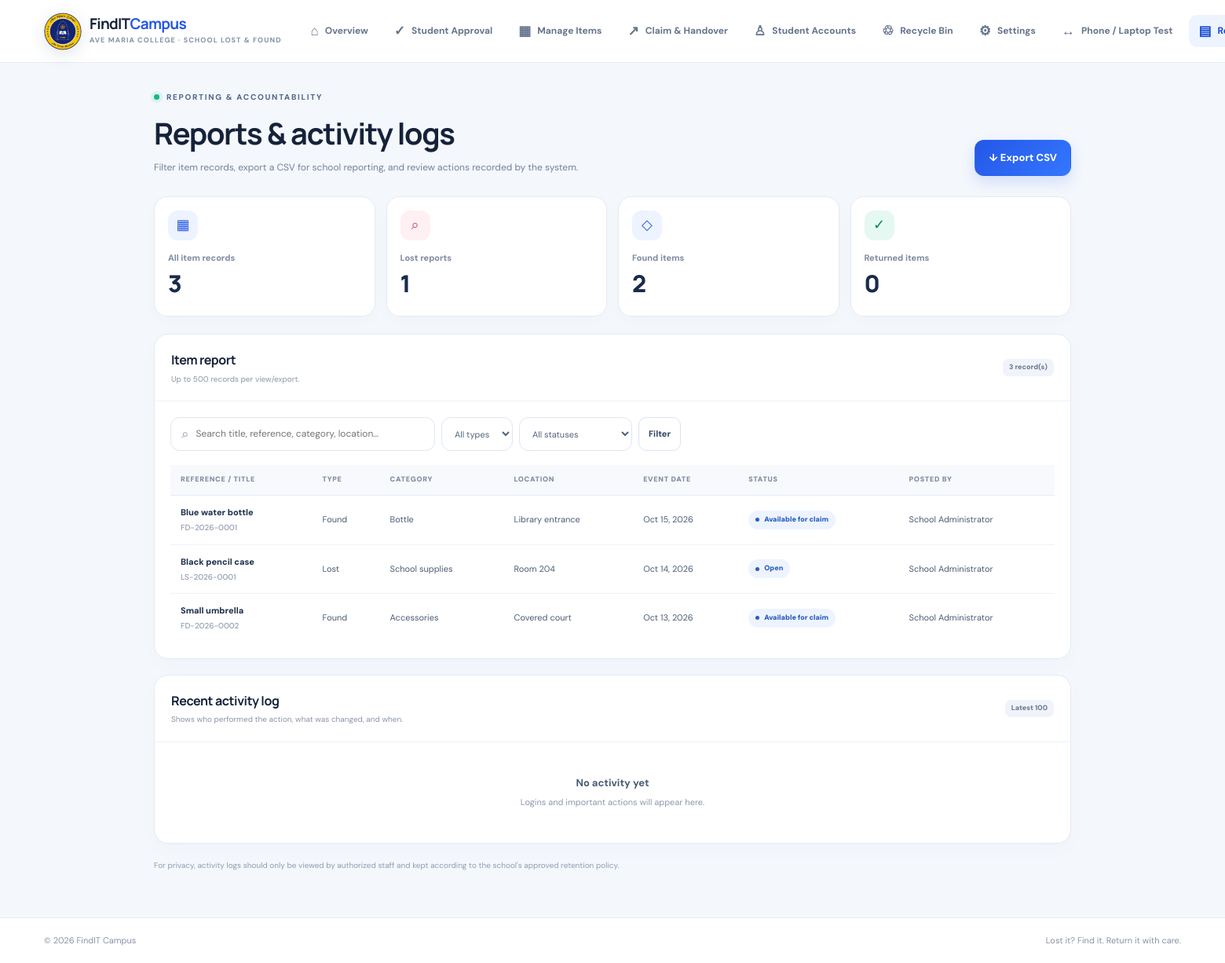
Before: /reports.php (signed in) with the older database file.
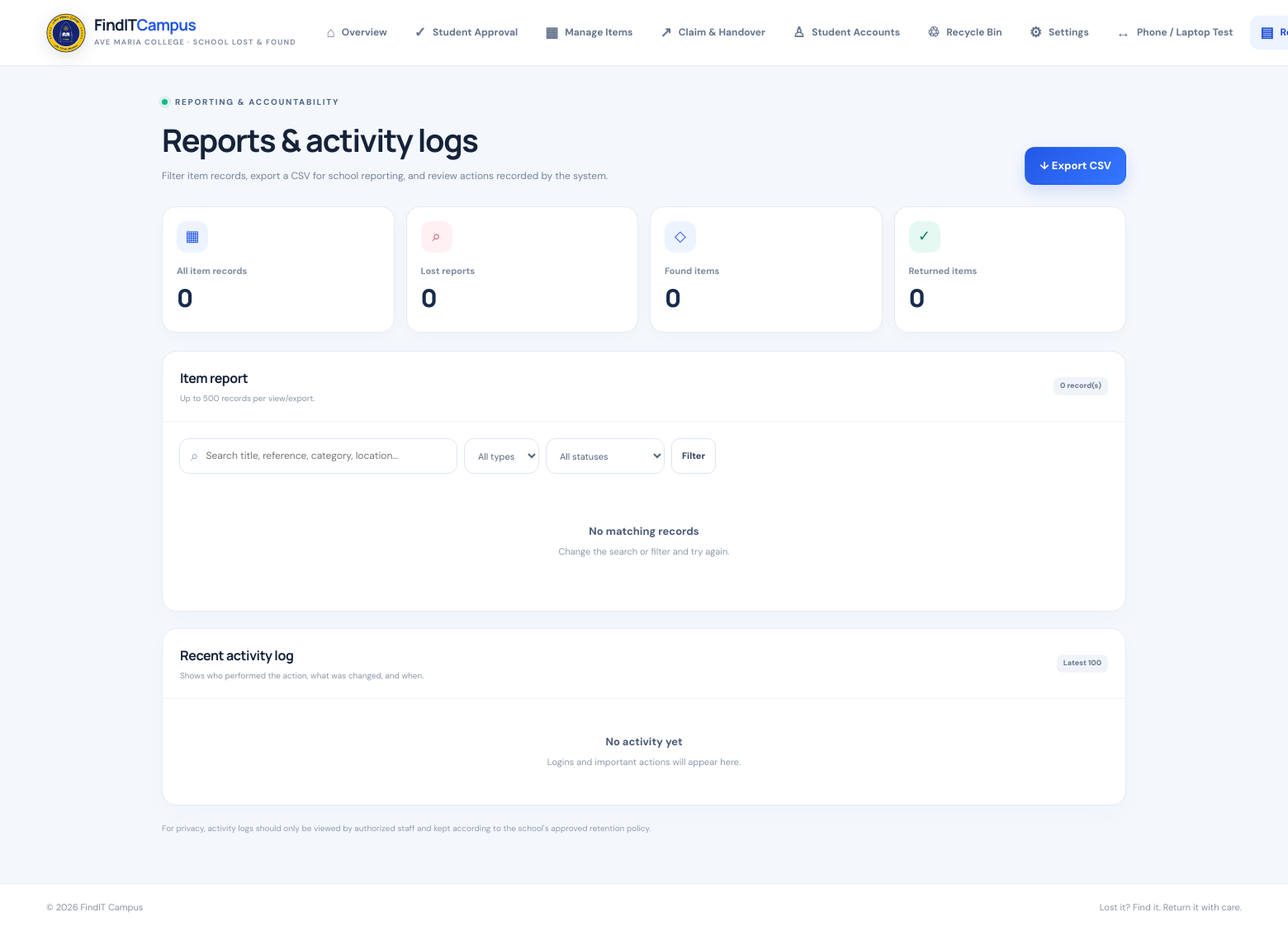
After: the same page with the newer database file.
### tables this page shows
CREATE TABLE IF NOT EXISTS items (
  id BIGINT UNSIGNED NOT NULL AUTO_INCREMENT,
  reference_code VARCHAR(32) NOT NULL UNIQUE,
  item_type ENUM('lost','found') NOT NULL,
  title VARCHAR(150) NOT NULL,
  description TEXT NOT NULL,
  category VARCHAR(80) NOT NULL,
  location_found_or_lost VARCHAR(160) NOT NULL,
  event_date DATE NOT NULL,
  image_path VARCHAR(255) NULL,
  status VARCHAR(40) NOT NULL DEFAULT 'open',
  created_by BIGINT UNSIGNED NOT NULL,
  created_at DATETIME NOT NULL DEFAULT CURRENT_TIMESTAMP,
  updated_at DATETIME NOT NULL DEFAULT CURRENT_TIMESTAMP ON UPDATE CURRENT_TIMESTAMP,
  PRIMARY KEY (id),
  KEY idx_items_type_status (item_type, status),
  KEY idx_items_category (category),
  KEY idx_items_event_date (event_date),
  CONSTRAINT fk_items_creator FOREIGN KEY (created_by) REFERENCES users(id) ON DELETE RESTRICT
);

CREATE TABLE IF NOT EXISTS users (
  id BIGINT UNSIGNED NOT NULL AUTO_INCREMENT,
  username VARCHAR(60) NULL UNIQUE,
  student_id VARCHAR(80) NULL UNIQUE,
  full_name VARCHAR(160) NOT NULL,
  program VARCHAR(120) NULL,
  year_level VARCHAR(20) NULL,
  password_hash VARCHAR(255) NOT NULL,
  role ENUM('admin','student') NOT NULL DEFAULT 'student',
  status ENUM('pending','approved','rejected','correction_required') NOT NULL DEFAULT 'pending',
  id_photo_path VARCHAR(255) NULL,
  selfie_photo_path VARCHAR(255) NULL,
  review_note VARCHAR(500) NULL,
  reviewed_by BIGINT UNSIGNED NULL,
  reviewed_at DATETIME NULL,
  consent_privacy TINYINT(1) NOT NULL DEFAULT 0,
  created_at DATETIME NOT NULL DEFAULT CURRENT_TIMESTAMP,
  updated_at DATETIME NOT NULL DEFAULT CURRENT_TIMESTAMP ON UPDATE CURRENT_TIMESTAMP,
  failed_login_attempts INT UNSIGNED NOT NULL DEFAULT 0,
  locked_until DATETIME NULL,
  PRIMARY KEY (id),
  KEY idx_users_status_role (role, status),
  CONSTRAINT fk_users_reviewed_by FOREIGN KEY (reviewed_by) REFERENCES users(id) ON DELETE SET NULL
);

### reports.php (the view, shortened to what the changed rows need)
<?php
require_once __DIR__ . '/config.php';
require_once __DIR__ . '/functions.php';
$where = []; $params = [];
$sql = 'SELECT i.*, u.full_name AS created_by_name FROM items i JOIN users u ON u.id=i.created_by';
$sql .= ' ORDER BY i.created_at DESC LIMIT 500';
$stmt = $pdo->prepare($sql); $stmt->execute($params); $items = $stmt->fetchAll();
$counts = $pdo->query("SELECT COUNT(*) total, SUM(item_type='lost') lost_count, SUM(item_type='found') found_count, SUM(status='returned') returned_count FROM items")->fetch();
render_header('Reports and logs','reports');
?>
<div class="page-header"><div><h1>Reports &amp; activity logs</h1></div></div>
<div class="stat-grid"><div class="stat-card"><div class="stat-top"><span class="stat-icon">▦</span></div><div class="stat-label">All item records</div><div class="stat-value"><?= number_format((int)$counts['total']) ?></div></div><div class="stat-card"><div class="stat-top"><span class="stat-icon red">⌕</span></div><div class="stat-label">Lost reports</div><div class="stat-value"><?= number_format((int)$counts['lost_count']) ?></div></div><div class="stat-card"><div class="stat-top"><span class="stat-icon">◇</span></div><div class="stat-label">Found items</div><div class="stat-value"><?= number_format((int)$counts['found_count']) ?></div></div><div class="stat-card"><div class="stat-top"><span class="stat-icon green">✓</span></div><div class="stat-label">Returned items</div><div class="stat-value"><?= number_format((int)$counts['returned_count']) ?></div></div></div>
<section class="panel"><div class="panel-heading-row"><div><h2>Item report</h2><p></p></div><span class="pill"><?= count($items) ?> record(s)</span></div><div class="panel-body"><?php if (!$items): ?><div class="empty-state"><strong>No matching records</strong><p>Change the search or filter and try again.</p></div><?php else: ?><div class="table-wrap"><table><thead><tr><th>Reference / Title</th><th>Type</th><th>Category</th><th>Location</th><th>Event date</th><th>Status</th><th>Posted by</th></tr></thead><tbody><?php foreach ($items as $item): ?><tr><td><span class="table-main"><?= e($item['title']) ?></span><span class="table-sub"><?= e($item['reference_code']) ?></span></td><td><?= e(ucfirst($item['item_type'])) ?></td><td><?= e($item['category']) ?></td><td><?= e($item['location_found_or_lost']) ?></td><td><?= e(date('M j, Y',strtotime($item['event_date']))) ?></td><td><span class="status-badge status-<?= e(status_class($item['status'])) ?>"><?= e(status_label($item['status'])) ?></span></td><td><?= e($item['created_by_name']) ?></td></tr><?php endforeach; ?></tbody></table></div><?php endif; ?></div></section>
<section class="panel items-management-panel"><div class="panel-heading-row"><div><h2>Recent activity log</h2></div></div></section>
<?php render_footer(); ?>

### functions.php (shortened to what the changed rows need)
<?php
function e(mixed $value): string
{
    return htmlspecialchars((string)$value, ENT_QUOTES | ENT_SUBSTITUTE, 'UTF-8');
}
function current_user(PDO $pdo): ?array
{
    $stmt = $pdo->prepare('SELECT id, username, student_id, full_name, program, year_level, role, status FROM users WHERE id = ? LIMIT 1');
    $stmt->execute([(int)$_SESSION['user_id']]);
    $user = $stmt->fetch();
    return $user;
}
function status_label(string $status): string
{
    return match ($status) {
        'pending' => 'Pending review',
        'approved' => 'Approved',
        'rejected' => 'Rejected',
        'correction_required' => 'Correction required',
        'open' => 'Open',
        'matched' => 'Matched',
        'closed' => 'Closed',
        'available_for_claim' => 'Available for claim',
        'claim_under_review' => 'Claim under review',
        'returned' => 'Returned',
        default => ucwords(str_replace('_', ' ', $status)),
    };
}
function status_class(string $status): string
{
    return match ($status) {
        'approved', 'returned', 'closed' => 'success',
        'pending', 'claim_under_review', 'matched', 'correction_required' => 'warning',
        'rejected' => 'danger',
        'open', 'available_for_claim' => 'info',
        default => 'neutral',
    };
}
function render_header(string $title, string $active = ''): void
{
    global $pdo;
    $user = current_user($pdo);
    $studentNav = [
        'lost' => ['lost-items.php', 'Lost Items', '◉'],
        'found' => ['found-items.php', 'Found Items', '◇'],
    ];
    $adminNav = [
        'overview' => ['admin-dashboard.php', 'Overview', '⌂'],
        'applications' => ['admin-applications.php', 'Student Approval', '✓'],
        'items' => ['admin-items.php', 'Manage Items', '▦'],
        'handovers' => ['handovers.php', 'Claim & Handover', '↗'],
        'accounts' => ['admin-accounts.php', 'Student Accounts', '♙'],
        'recycle' => ['recycle-bin.php', 'Recycle Bin', '♲'],
        'settings' => ['admin-settings.php', 'Settings', '⚙'],
        'connection' => ['connection-test.php', 'Phone / Laptop Test', '↔'],
        'reports' => ['reports.php', 'Reports & Logs', '▤'],
    ];
    ?>
    <!doctype html>
    <html lang="en">
    <head>
      <link rel="stylesheet" href="assets/styles.css?v=20261020-live-2">
    </head>
    <body>
    <div class="app-shell">
      <header class="topbar">
        <?php if ($user): ?>
          <nav class="top-nav" aria-label="Main navigation">
            <?php foreach (($user['role'] === 'admin' ? $adminNav : $studentNav) as $key => $item): ?>
              <a class="nav-link <?= $active === $key ? 'active' : '' ?>" href="<?= e($item[0]) ?>"><span class="nav-icon"><?= e($item[2]) ?></span><?= e($item[1]) ?></a>
            <?php endforeach; ?>
          </nav>
        <?php else: ?>
          <div class="topbar-right"><span class="secure-label"><span class="secure-dot"></span> School community portal</span><a class="btn btn-outline btn-small" href="index.php">Sign in</a></div>
        <?php endif; ?>
      </header>
      <main class="page-content">
    <?php
}
function render_footer(): void
{
    ?>
      </main>
    </div>
    </body>
    </html>
    <?php
}

Changed rows visible on the page:
removed items: title "Blue water bottle", reference_code "FD-2026-0001", item_type "Found", category "Bottle", location_found_or_lost "Library entrance", event_date "Oct 15, 2026", status "Available for claim", created_by.full_name "School Administrator"
removed items: title "Black pencil case", reference_code "LS-2026-0001", item_type "Lost", category "School supplies", location_found_or_lost "Room 204", event_date "Oct 14, 2026", status "Open", created_by.full_name "School Administrator"
removed items: title "Small umbrella", reference_code "FD-2026-0002", item_type "Found", category "Accessories", location_found_or_lost "Covered court", event_date "Oct 13, 2026", status "Available for claim", created_by.full_name "School Administrator"
Other visible differences:
$counts['total']: "3" → "0"
$counts['lost_count']: "1" → "0"
$counts['found_count']: "2" → "0"
count($items): "3" → "0"
text no longer shown: "REFERENCE / TITLE TYPE CATEGORY LOCATION EVENT DATE STATUS POSTED BY"
text now shown: "No matching records Change the search or filter and try again."
